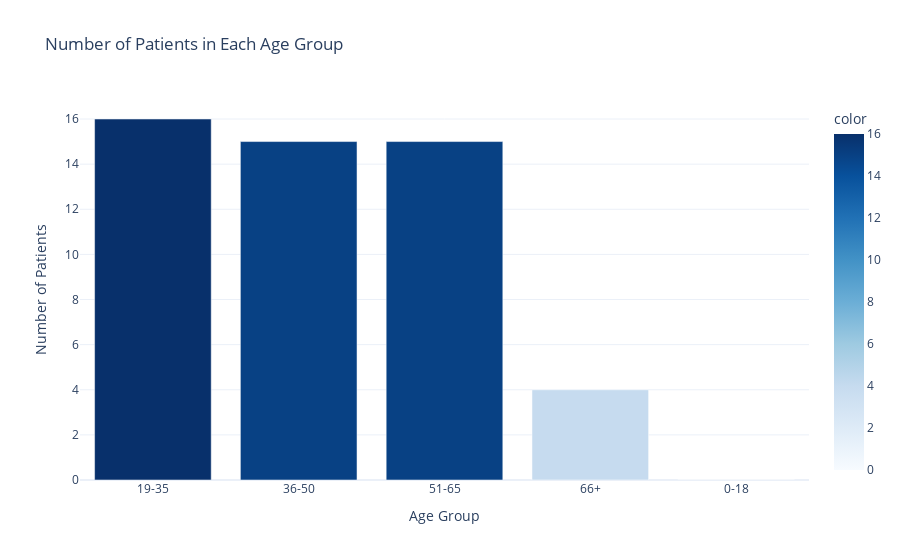

The cell this chart's notebook holds for it:
### Code cell
# Create the bar chart using Plotly
fig = px.bar(
    x=age_group_counts.index,
    y=age_group_counts.values,
    title='Number of Patients in Each Age Group',
    labels={'x': 'Age Group', 'y': 'Number of Patients'},
    color=age_group_counts.values,
    color_continuous_scale='Blues'
)

# Customize the layout
fig.update_layout(
    xaxis_title='Age Group',
    yaxis_title='Number of Patients',
    template='plotly_white'
)

# Display the chart
fig.show()

### Figure 1 — Plotly figure (JSON) as saved in the notebook; plotly's stock layout.template omitted (floating-point values rounded to 4 significant figures)
{"data": [{"alignmentgroup": "True", "hovertemplate": "Age Group=%{x}<br>Number of Patients=%{y}<br>color=%{marker.color}<extra></extra>", "legendgroup": "", "marker": {"color": [16, 15, 15, 4, 0], "coloraxis": "coloraxis", "pattern": {"shape": ""}}, "name": "", "offsetgroup": "", "orientation": "v", "showlegend": false, "textposition": "auto", "type": "bar", "x": ["19-35", "36-50", "51-65", "66+", "0-18"], "xaxis": "x", "y": [16, 15, 15, 4, 0], "yaxis": "y"}], "layout": {"barmode": "relative", "coloraxis": {"colorbar": {"title": {"text": "color"}}, "colorscale": [[0, "rgb(247,251,255)"], [0.125, "rgb(222,235,247)"], [0.25, "rgb(198,219,239)"], [0.375, "rgb(158,202,225)"], [0.5, "rgb(107,174,214)"], [0.625, "rgb(66,146,198)"], [0.75, "rgb(33,113,181)"], [0.875, "rgb(8,81,156)"], [1, "rgb(8,48,107)"]]}, "legend": {"tracegroupgap": 0}, "title": {"text": "Number of Patients in Each Age Group"}, "xaxis": {"anchor": "y", "domain": [0, 1], "title": {"text": "Age Group"}}, "yaxis": {"anchor": "x", "domain": [0, 1], "title": {"text": "Number of Patients"}}}}
